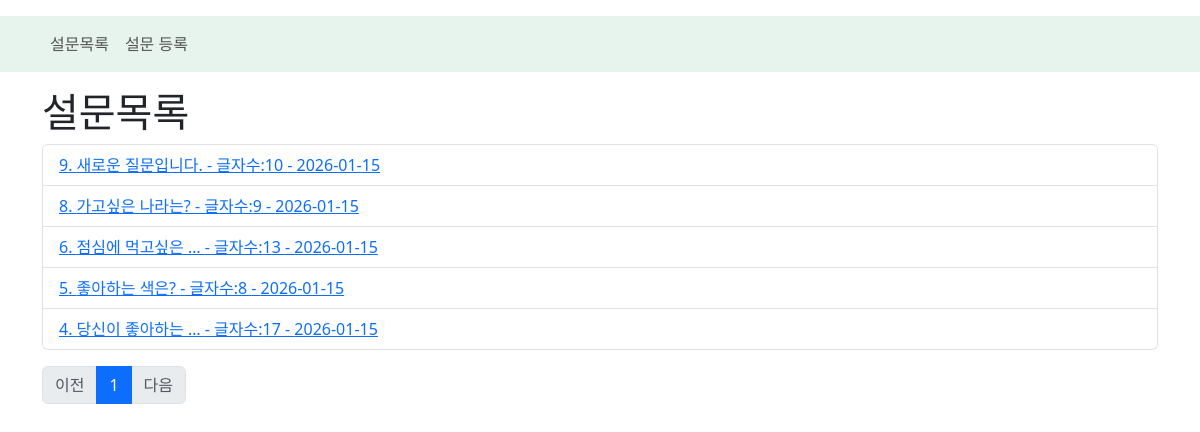
Before: /polls/list with the older database file.
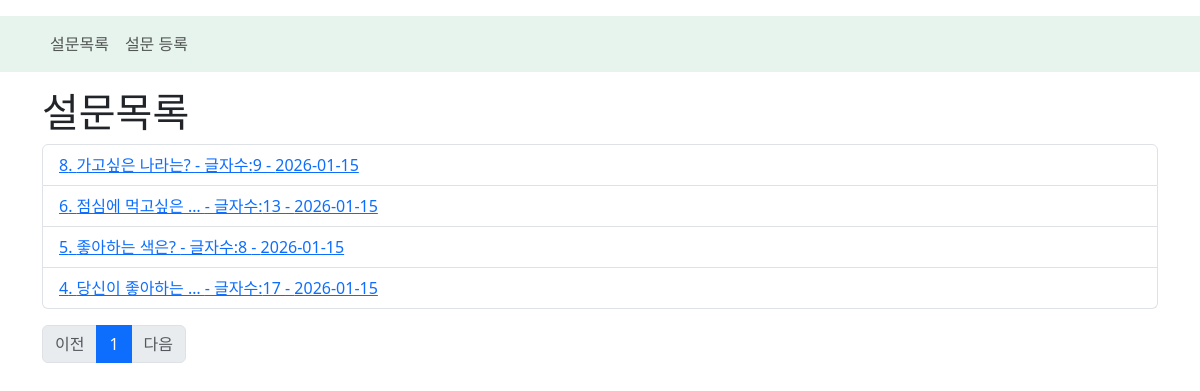
After: the same page with the newer database file.
### polls/models.py (models this page shows, shortened)
class Question(models.Model):
    question_text = models.CharField(max_length=200) # CharField() -> 문자열타입(varchar, text)
    pub_date = models.DateTimeField(auto_now_add=True) # DateTimeField: 일시타입(datetime, datetime.datetime)

### polls/views.py (the view)
# urls.py: path("list", views.list, name="list"),
def list(request):
    paginate_by = 10 # 한 페이지당 데이터 개수
    page_group_count = 10 # 페이지 그룹당 페이지 수
    current_page = int(request.GET.get("page", 1))# 현재 조회 요청이 들어온 페이지 번호. GET 방식의 요청파라미터
    q_list = Question.objects.all().order_by("-pk")
    pn = Paginator(q_list, paginate_by)
    start_index = int((current_page - 1)/page_group_count) * page_group_count
    end_index = start_index + page_group_count
    page_range = pn.page_range[start_index : end_index] # 시작 ~ 끝 페이지 번호 조회
    context_value = {
        "page_range": page_range,
        "question_list": pn.page(current_page) # Page[Question]
    }
    start_page = pn.page(page_range[0]) # 시작 페이지 Page객체
    end_page = pn.page(page_range[-1]) # 마지막 페이지 Page객체
    if start_page.has_previous():
        context_value['has_previous'] = start_page.has_previous()
        context_value['previous_page_number'] = start_page.previous_page_number()
    if end_page.has_next():
        context_value['has_next'] = end_page.has_next()
        context_value['next_page_number'] = end_page.next_page_number()
    return render(
        request,
        "polls/list.html",
        context_value
    )

### polls/templates/polls/list.html (shortened to what this page needs)
{% extends 'layout/main_layout.html' %}
{% block contents %}
<h1>설문목록</h1>
    <ul class="list-group">
        {% for question in question_list %}
            <li class="list-group-item list-group-item-action">
                <a href="{% url 'polls:vote_form' question.pk %}">
                     {{question.pk}}. {{question.question_text | truncatewords:2}}
                     - 글자수:{{question.question_text | length}}
                     - {{question.pub_date | date:'Y-m-d'}}
                </a>
            </li>
        {% empty %}
        <b>아직 등록된 질문이 없음</b>
        {% endfor %}
    </ul>
<ul id="page_group" class="pagination mt-3">
    {% if has_previous %}
        <li class="page-item">
            <a href="{% url 'polls:list' %}?page={{previous_page_number}}" class="page-link">
                이전
            </a>
        </li>
    {% else %}
        <li class="page-item disabled">
            <span class="page-link">이전</span>
        </li>
    {% endif %}
    {% for page_no in page_range %}
        {% if question_list.number == page_no %}
            <li class="page-item active">
                <span class="page-link">{{page_no}}</span>
            </li>
        {% else %}
            <li class="page-item">
                <a href="{% url 'polls:list' %}?page={{page_no}}" class="page-link">{{page_no}}</a>
            </li>
        {% endif %}
    {% endfor %}
    {% if has_next %}
        <li class="page-item">
            <a href="{% url 'polls:list' %}?page={{next_page_number}}" class="page-link">
                다음
            </a>
        </li>
    {% else %}
        <li class="page-item disabled">
            <span class="page-link">다음</span>
        </li>
    {% endif %}
</ul>
{% endblock contents %}

### templates/layout/main_layout.html (shortened to what this page needs)
 <!DOCTYPE html>
 <html lang="en">
 <head>
    <link href="https://cdn.jsdelivr.net/npm/bootstrap@5.3.8/dist/css/bootstrap.min.css" rel="stylesheet">
 </head>
 <body>
 <nav class="navbar navbar-expand-sm bg-success bg-opacity-10 mt-3">
    <div class="container">
        <div class="navbar-nav">
            <a href="{% url 'polls:list' %}" class="nav-link">설문목록</a>
            <a href="{% url 'polls:vote_create' %}" class="nav-link">설문 등록</a>
        </div>
    </div>
 </nav>
 <div class="container mt-3">
 {% block contents %}{% endblock contents %}
 </div>
 </body>
 </html>

Changed rows visible on the page:
removed Question: pk "9", question_text "새로운 질문입니다.", question_text|length "10", pub_date "2026-01-15"
